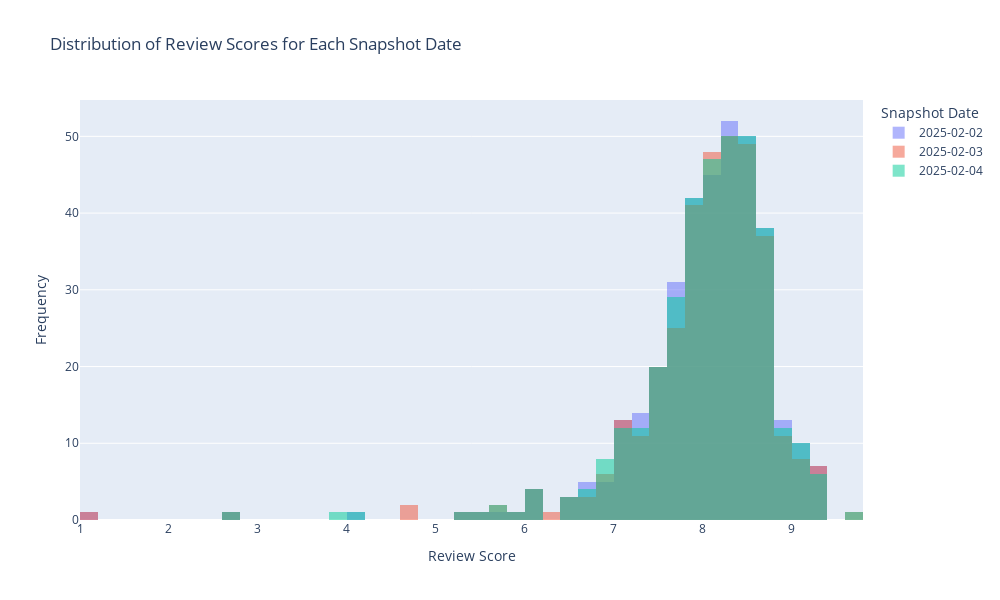

Notebook code for this chart:
### Markdown cell above
The histogram above shows a right-skewed distribution of the number of reviews, where lower review counts appear with higher frequency. This suggests a heavy-tailed distribution, meaning that while most hotels have relatively few reviews, a small number of hotels have significantly higher review counts.

### Code cell
review_scores = bookings.groupby(['name', 'snapshot_date'], as_index=False)['review_score'].first()

# Create subplots for each snapshot date
fig = go.Figure()

for date in snapshot_dates:
    data = review_scores[review_scores['snapshot_date'] == date]['review_score'].dropna()
    fig.add_trace(go.Histogram(x=data, name=str(date), opacity=0.5, bingroup=100))

# Update layout to separate the graphs
fig.update_layout(
    title="Distribution of Review Scores for Each Snapshot Date",
    xaxis_title="Review Score",
    yaxis_title="Frequency",
    barmode='overlay',  # Ensures histograms are separate
    legend_title="Snapshot Date",
    width=1000,
    height=600
)

# Show interactive plot
fig.show()

### Figure 1 — Plotly figure (JSON) as saved in the notebook; plotly's stock layout.template omitted (floating-point values rounded to 4 significant figures; data arrays with more than 128 entries replaced by an {"elided": "..."} marker saying what was removed)
{"data": [{"bingroup": "100", "name": "2025-02-02", "opacity": 0.5, "type": "histogram", "x": {"elided": "364 float values"}}, {"bingroup": "100", "name": "2025-02-03", "opacity": 0.5, "type": "histogram", "x": {"elided": "348 float values"}}, {"bingroup": "100", "name": "2025-02-04", "opacity": 0.5, "type": "histogram", "x": {"elided": "357 float values"}}], "layout": {"barmode": "overlay", "height": 600, "legend": {"title": {"text": "Snapshot Date"}}, "title": {"text": "Distribution of Review Scores for Each Snapshot Date"}, "width": 1000, "xaxis": {"title": {"text": "Review Score"}}, "yaxis": {"title": {"text": "Frequency"}}}}
